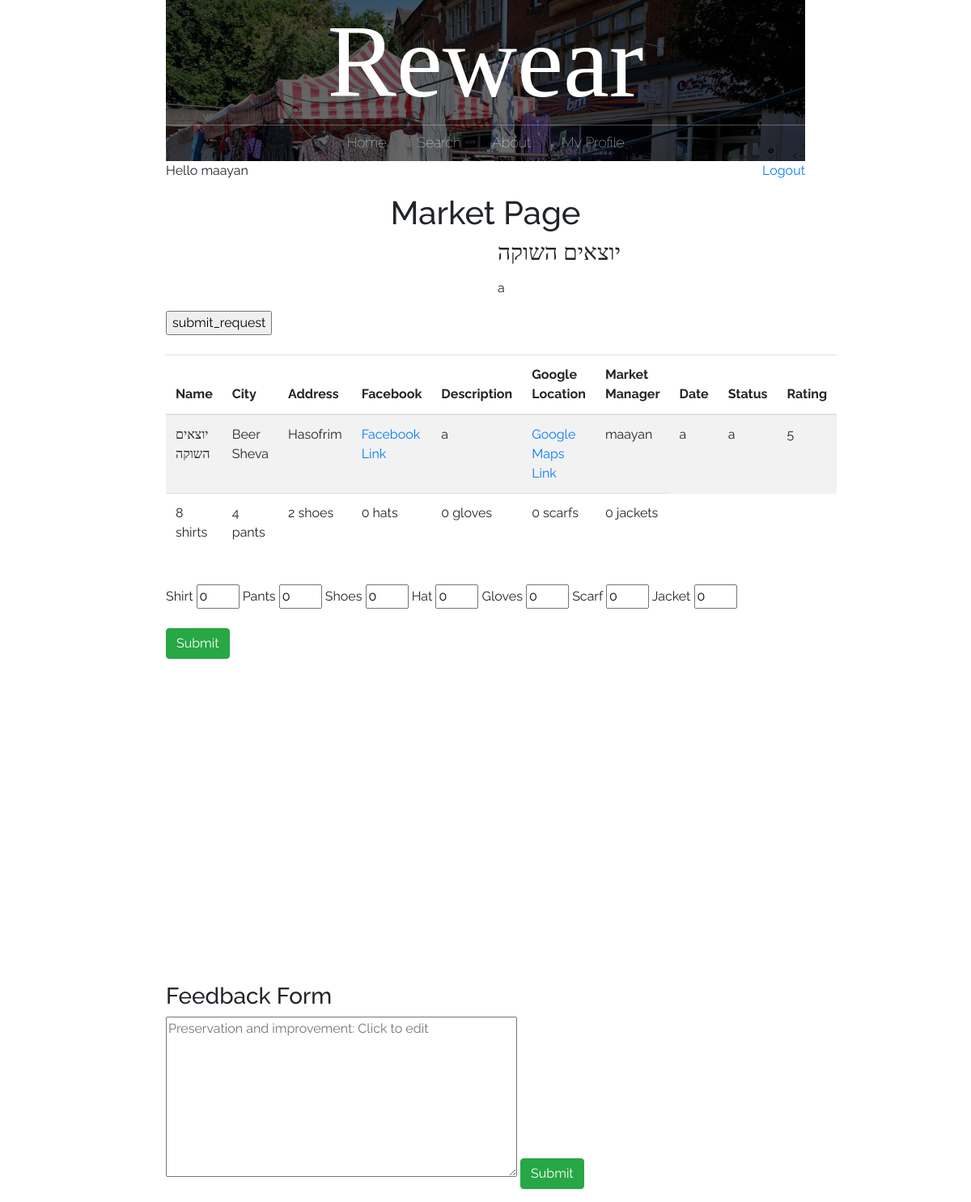
/market_page/2/ (signed in), run on the app's committed database.
### main/models.py (models this page shows, shortened)
class market(models.Model):
    id = models.AutoField(primary_key=True)
    name = models.CharField(max_length=200)
    city = models.CharField(max_length=200)
    address = models.CharField(max_length=200)
    facebook = models.CharField(max_length=200, default='')
    description = models.CharField(max_length=200, default='')
    google_location = models.CharField(max_length=200, default='')
    market_manager = models.CharField(max_length=200, default='')
    date = models.CharField(max_length=200, default='')
    status = models.CharField(max_length=200, default='')
    rating = models.CharField(max_length=200, default='')
    shirt = models.IntegerField(default=0)
    pants = models.IntegerField(default=0)
    shoes = models.IntegerField(default=0)
    hat = models.IntegerField(default=0)
    gloves = models.IntegerField(default=0)
    scarf = models.IntegerField(default=0)
    jacket = models.IntegerField(default=0)
    other = models.IntegerField(default=0)

### main/views.py (the view)
# urls.py: path("market_page/<id>/", views.market_page, name="market"),
def market_page(response, id):
    cur_market = market.objects.get(id=id)
    return render(response, "main/market_page.html", {'market': cur_market})

### main/templates/main/market_page.html (shortened to what this page needs)
{% extends 'main/base.html' %}
{% load crispy_forms_tags %}
{% block content %}
{% if user.is_authenticated %}
<center><h1>Market Page</h1></center>
<div class="container">
	<div class="row">
		<div class="col-md-6">
		</div>
		<div class="col-md-6">
			<h3>{{market.name}}</h3>
			<p>{{market.description}}</p>
		</div>
	</div>
</div>
{% if user.is_authenticated and not user.is_superuser %}
	<form method="post" action='/submit_request/{{request.user.id}}/{{market.id}}/'>
	<input type="submit" value="submit_request">
	</form>
{% endif %}
	<table class="table table-striped">
	  <thead>
		<tr>
			<th>Name</th>
			<th>City</th>
			<th>Address</th>
			<th>Facebook</th>
			<th>Description</th>
			<th>Google Location</th>
			<th>Market Manager</th>
			<th>Date</th>
			<th>Status</th>
			<th>Rating</th>
		</tr>
	  </thead>
	  <tbody>
		<tr>
			<td>{{market.name}}</td>
			<td>{{market.city}}</td>
			<td>{{market.address}}</td>
			<td><a href="1">Facebook Link</a></td>
			<td>{{market.description}}</td>
			<td><a href="1">Google Maps Link</a></td>
			<td>{{market.market_manager}}</td>
			<td>{{market.date}}</td>
			<td>{{market.status}}</td>
			<td>{{market.rating}}</td>
		</tr>
		<tr>
			<br/>
			<td>{{market.shirt}} shirts</td>
			<td>{{market.pants}} pants</td>
			<td>{{market.shoes}} shoes</td>
			<td>{{market.hat}} hats</td>
			<td>{{market.gloves}} gloves</td>
			<td>{{market.scarf}} scarfs</td>
			<td>{{market.jacket}} jackets</td>
		</tr>
	  </tbody>
	</table>
	<br>
	<form method="post" action='/update_market/{{market.id}}/'class="form-group">
		<a>Shirt </a><input type="number" name="shirt" min="0" max="50" step="1" value="0" >
		<a>Pants </a><input type="number" name="pants" min="0" max="50" step="1" value="0" >
		<a>Shoes </a><input type="number" name="shoes" min="0" max="50" step="1" value="0">
		<a>Hat </a><input type="number" name="hat" min="0" max="50" step="1" value="0" >
		<a>Gloves </a><input type="number" name="gloves" min="0" max="50" step="1" value="0">
		<a>Scarf </a><input type="number" name="scarf" min="0" max="50" step="1" value="0">
		<a>Jacket </a><input type="number" name="jacket" min="0" max="50" step="1" value="0">
		<br> <br>
		<input type="submit" class="btn btn-success">
	</form>
<br> <br> <br> <br> <br> <br> <br> <br> <br> <br><br> <br> <br> <br> <br> <br>
{% else %}
<p>Please sign <a href="/login/">login</a> in order to view this content.</p>
<p>Not registered yet? <a href="/signup/">Sign up</a></p>
{% endif %}
	{% if not feedback%}
        <h3>Feedback Form</h3>
        <form method="post" action='/feedback/{{market.id}}/' class="form-group">
            <textarea name="message" rows="8" cols="50" const placeholder="Preservation and improvement: Click to edit"></textarea>
            <input type="submit" class="btn btn-success">
        </form>
    {% else %}
        <center><h4>Your message was delivered</h4>
                <br><p>Thank you for your feedback, <br>
    {% endif %}
{% endblock %}

### main/templates/main/base.html (shortened to what this page needs)
{% load static %}
<!doctype html>
<html>
	<head>
		<link rel="stylesheet" href="https://stackpath.bootstrapcdn.com/bootstrap/4.3.1/css/bootstrap.min.css">
		<link rel="stylesheet" href="{% static 'css/styles.css' %}">
	</head>
	<body>
	<div id = "content", name = "content">
		<div class="row justify-content-center">
			<div class="col-8">
			<center>
					<header class="main-header">
						<h1 class="header-name header-name-large">Rewear</h1>
						<nav class="nav main-nav">
							<ul>
								<li><a href="/">Home</a></li>
								<li><a href="/search_page/">Search</a></li>
								<li><a href="/about/">About</a></li>
								{% if user.is_authenticated and user.is_superuser %}
									<li><a href="/submissions/">Submissions
									<!--<div style="display: inline-block;">
										<div style="border-radius: 50%; width: 10px; height: 10px; padding: 2px; border: solid; border-color: red;"></div>
									</div>-->
									</a></li>
									<li><a href="/admin/">Administration</a></li>
								{% elif user.is_authenticated and user.is_active%}
								<li><a href="/profile/">My Profile</a></li>
								{% endif %}
							</ul>
						</nav>
					</header>
			</center>
			{% if user.is_authenticated %}
			<p style="text-align:left;">
				<td><left>Hello {{request.user.username}}</left></td>
				<span style="float:right;">
					<td><right><a href="/logout">Logout</a></right></td>
				</span>
			</p>
			{% endif %}
				{% block content %}
				{% endblock %}
			</div>
		</div>
	</div>
	</body>
</html>

### static/css/styles.css (style rules this page uses)
* { box-sizing: border-box; font-family: Raleway; }
html, body { margin: 0; padding: 0; }
.nav ul { margin: 0; padding: 0; }
.nav li { display: inline; }
.nav a { display: inline-block; padding: .5em; color: white; text-decoration: none; }
.main-nav { text-align: center; font-size: 1.1em; font-weight: lighter; display: inline; }
.main-nav li { padding: 0 1%; }
.main-header { background-color: rgba(0, 0, 0, .6); background-image: url("../media/Header Background.jpeg"); background-blend-mode: multiply; background-size: cover; }
.header-name { text-align: center; margin: 0; font-size: 4em; font-family: "Arvo"; font-weight: normal; color: white; border-bottom: 1px solid rgba(255, 255, 255, .3) }
.header-name-large { font-size: 8em; }

### data on the page
market: name "יוצאים השוקה", description "a", city "Beer Sheva", address "Hasofrim", market_manager "maayan", date "a", status "a", rating "5", shirt "8", pants "4", shoes "2", hat "0", gloves "0", scarf "0", jacket "0"

### other printed values
{{ request.user.username }} "maayan"
